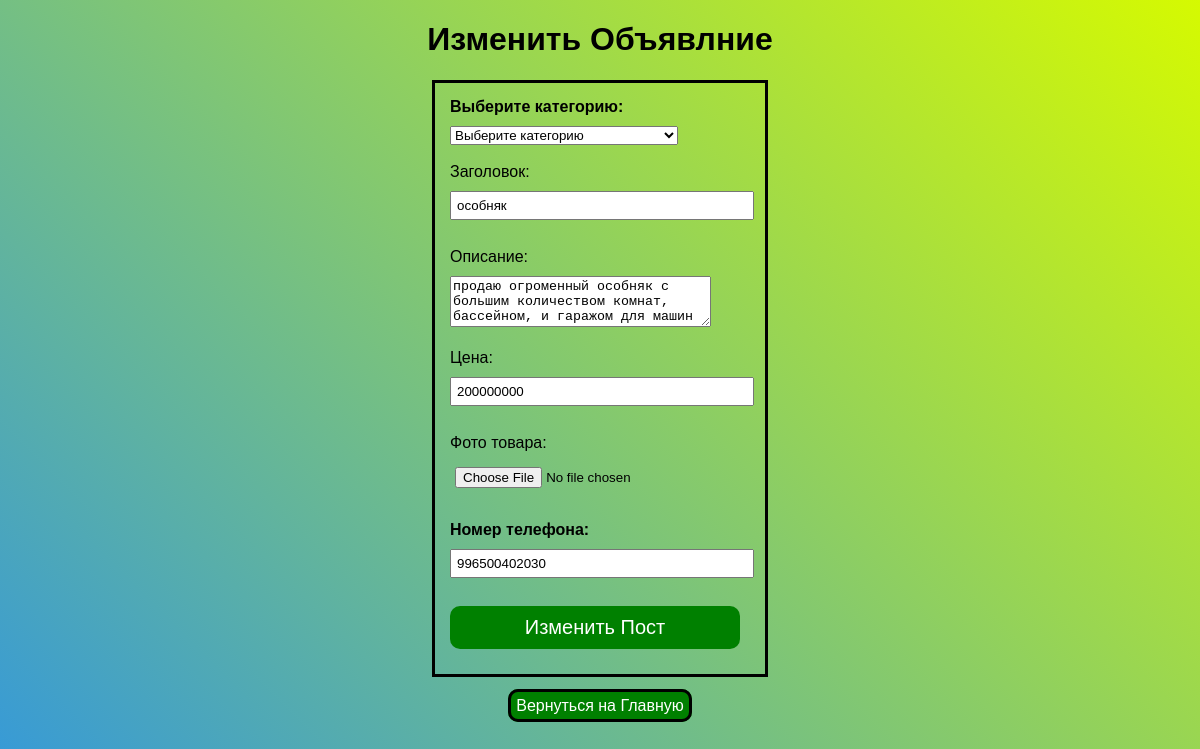
The page /edit_post/3 (signed in) on the database its author committed.
### main.py (models this page shows)
class Post(db.Model):
    id = db.Column(db.Integer, primary_key=True)
    category = db.Column(db.String, nullable=False)
    title = db.Column(db.String(100), nullable=False)
    content = db.Column(db.Text, nullable=False)
    price = db.Column(db.Integer, nullable=False)
    user_id = db.Column(db.Integer, db.ForeignKey('user.id'), nullable=False)
    image = db.Column(db.String(250))
    user_number = db.Column(db.String(250))

### main.py (the view, shortened to what this page needs)
@app.route('/edit_post/<int:post_id>', methods=['GET', 'POST'])
def edit_post(post_id):
    post = Post.query.get_or_404(post_id)
    if 'user_id' not in session or session['user_id'] != post.user_id:
        flash('You do not have permission to edit this post.', 'danger')
        return redirect(url_for('home'))
    return render_template('edit_post.html', post=post)

### templates/edit_post.html (shortened to what this page needs)
<!DOCTYPE html>
<html lang="ru">
<head>
    <link rel="stylesheet" href="/static/uploads/edit_post.css">
</head>
<body>
    <h1>Изменить Объявлние</h1>
    <form method="POST" action="{{ url_for('edit_post', post_id=post.id) }}" enctype="multipart/form-data">
        <b><label for="category">Выберите категорию:</label></b>
        <select class="category" name="category" required>
            <option value="{{ post.category }}">Выберите категорию</option>
        </select>
        <br>
        <br>
        <label for="title">Заголовок:</label>
        <input type="text" name="title" value="{{ post.title }}" required>
        <br>
        <br>
        <label for="content">Описание:</label>
        <textarea rows="3" cols="30" name="content" required>{{ post.content }}</textarea>
        <br>
        <br>
        <label for="price">Цена:</label>
        <input type="number" name="price" value="{{ post.price }}" required>
        <br>
        <br>
        <label for="file">Фото товара:</label>
        <input type="file" name="file">
        <br>
        <br>
        <b><label for="number">Номер телефона:</label></b>
        <input type="number" name="number" value="{{ post.user_number }}" required>
        <br>
        <br>
        <input class="c_p_btn" type="submit" value="Изменить Пост">
    </form>
    <p><a href="{{ url_for('home') }}">Вернуться на Главную</a></p>
</body>
</html>

### static/uploads/edit_post.css (style rules this page uses)
body { background-color: yellow; margin: 0; font-family: 'Arial', sans-serif; }
h1 { text-align: center; }
a { color: #fff; text-decoration: none; transition: color 0.3s ease; border: 3px solid black; border-radius: 10px; padding: 5px; background-color: green; margin: 10px; }
body::before { content: ''; position: fixed; top: 0; left: 0; width: 100%; height: 100%; z-index: -1; background: linear-gradient(45deg, #3498db, #d5fa01); }
form { border: 3px solid black; width: 300px; padding: 15px; margin: 20px auto; }
form label { display: block; margin-bottom: 10px; }
form input { width: calc(100% - 10px); padding: 5px; margin-bottom: 10px; }
.c_p_btn { background-color: green; color: white; border: none; border-radius: 10px; padding: 10px; font-size: 20px; cursor: pointer; transition: background-color 0.3s ease; }
p { text-align: center; }

### rows shown on the page
Post: title "особняк", content "продаю огроменный особняк с большим количеством комнат, бассейном, и гаражом для машин", price "200000000", number "996500402030"
